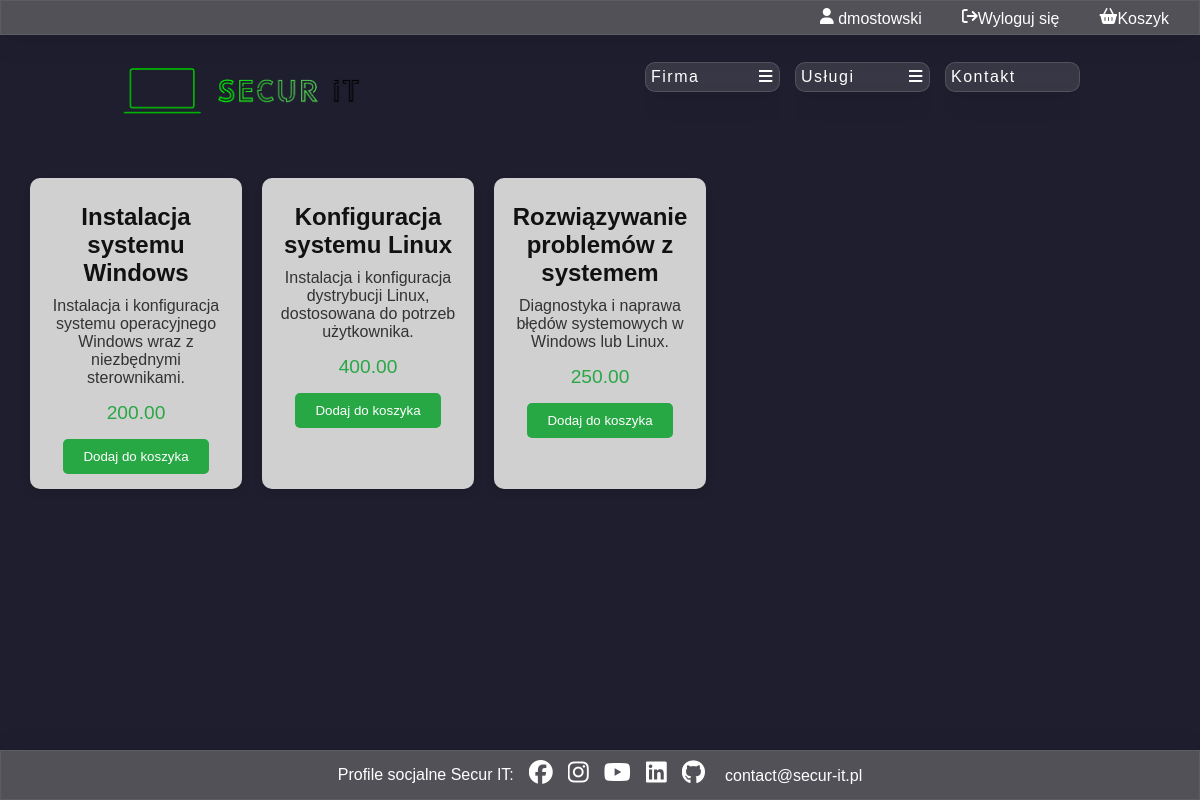
The app's page /FO/systems.php (signed in) with its own data.
### tables this page shows
CREATE TABLE IF NOT EXISTS `users` (
  `id_user` int(11) NOT NULL AUTO_INCREMENT,
  `id_employee` int(11) DEFAULT NULL,
  `id_company` int(11) DEFAULT NULL,
  `first_name` varchar(50) DEFAULT NULL,
  `last_name` varchar(100) DEFAULT NULL,
  `id_country_code` int(11) DEFAULT NULL,
  `phone_number` varchar(20) DEFAULT NULL,
  `email_address` varchar(200) DEFAULT NULL,
  `username` varchar(50) DEFAULT NULL,
  `password` varchar(250) DEFAULT NULL,
  `is_company_admin` tinyint(1) DEFAULT NULL,
  `id_discount` int(11) DEFAULT NULL,
  PRIMARY KEY (`id_user`),
  KEY `id_employee` (`id_employee`),
  KEY `id_country_code` (`id_country_code`),
  KEY `id_discount` (`id_discount`)
);

CREATE TABLE IF NOT EXISTS `services` (
  `id_service` int(11) NOT NULL AUTO_INCREMENT,
  `id_service_type` int(11) DEFAULT NULL,
  `name` varchar(100) DEFAULT NULL,
  `description` longtext DEFAULT NULL,
  `price` decimal(10,2) DEFAULT NULL,
  `id_department` int(11) DEFAULT NULL,
  PRIMARY KEY (`id_service`),
  KEY `id_service_type` (`id_service_type`),
  KEY `id_department` (`id_department`)
);

### DB/db_connection.php (called while the page is built, shortened)
<?php
    class db_connection{
        var $host = "localhost";
        var $dbname = "secur_it";
        var $username = "root";
        var $password = "";
        public function databaseConnect(){
            $con = mysqli_connect($this->host, $this->username, $this->password, $this->dbname);
            if(!$con){
                die("Connection failed: " . mysqli_connect_error());
            }
            else{
                $this->connect = $con;
            }
        }
    }
?>

### DB/db_accounts.php (called while the page is built, shortened)
<?php
    include_once("db_connection.php");
    class db_accounts extends db_connection {
        function selectCustomerById($id_user, $id_company)
        {
            mysqli_set_charset($this->connect, "utf8mb4");
            $query = "SELECT u.id_user, u.id_company, u.first_name, u.last_name, u.id_country_code as uicc, cc1.country_code as ucc, u.phone_number as upn, u.email_address as uea, u.username, u.password, u.is_company_admin, c.company_name, c.additional_name, c.tax, c.id_country_code, cc2.country_code as ccc, c.phone_number as cpn, c.email_address as cea
            FROM users as u
            JOIN country_codes as cc1 ON cc1.id_country_code = u.id_country_code
            LEFT JOIN companies as c ON c.id_company = u.id_company
            LEFT JOIN country_codes as cc2 ON cc2.id_country_code = c.id_country_code
            WHERE id_user =".$id_user.";";
            $data = mysqli_query($this->connect, $query);
            if (mysqli_num_rows($data) > 0)
            {
                return $data;
            }
        }
    }
?>

### DB/db_services.php (called while the page is built, shortened)
<?php
    include_once("db_connection.php");
    class db_services extends db_connection{
        function selectServices_systems(){
            mysqli_set_charset($this->connect, "utf8mb4");
            $query = 'SELECT * FROM `services` WHERE id_service_type = 2';
            $data = mysqli_query($this->connect, $query);
            if (mysqli_num_rows($data) > 0){
            return $data;
            }
        }
    }
?>

### FO/systems.php (the view, shortened to what this page needs)
<!DOCTYPE html>
<html lang="pl">
    <head>
        <link rel="stylesheet" href="./style.css">
        <link rel="stylesheet" href="https://cdnjs.cloudflare.com/ajax/libs/font-awesome/4.7.0/css/font-awesome.min.css">
    </head>
    <body>
        <main class="main">
            <?php
                include("header.php");
                include("nav.php");
                include("footer.php");
            ?>
            <?php
                include('../DB/db_services.php');
                $baza = new db_services();
                $baza->databaseConnect();
                    $data = $baza->selectServices_systems();
                    if (!empty($data)) {
            ?>
            <div class="tresc">
            <?php
                while ($row = mysqli_fetch_assoc($data)) {
                    echo "<div class='artykul'>
                    <h3>".$row['name']."</h3>
                    <p>".$row['description']."</p>
                    <div class='price'>".$row['price']."</div>";
                    if (isset($_SESSION['loggedin']) && $_SESSION['loggedin'] === true) {
                        echo "<form method='POST' action='networks.php'>
                            <input type='hidden' name='id_service' value='".$row['id_service']."'>
                            <button type='submit' name='opcja' value='dodaj'>Dodaj do koszyka</button>
                        </form>";
                    }
                    echo "</div>";
                }
                } else {
                    echo "Brak usług";
                }
            ?>
            </div>
        </main>
    </body>
</html>

### FO/header.php (shortened to what this page needs)
<header class="header">
    <?php
        include_once('../DB/db_accounts.php');
        if (isset($_SESSION['loggedin']) && $_SESSION['loggedin'] === true) {
            $id_user = $_SESSION['id_user'];
            $baza = new db_accounts();
            $baza->databaseConnect();
            $data = $baza->selectCustomerById($id_user, null);
            if ($data && mysqli_num_rows($data) > 0) {
                $user = mysqli_fetch_assoc($data);
                echo "<div class='header-content'>";
                echo "<a href='./account.php' class='header-link'><i class='fa-solid fa-user'></i> ";
                echo ($user['username']);
                echo "</a><a href='./logout.php' class='header-link'><i class='fa-solid fa-arrow-right-from-bracket'></i>Wyloguj się</a>";
                echo "<a href='basket.php' class='header-link'><i class='fa-solid fa-basket-shopping'></i>Koszyk</a>";
                echo "</div>";
            }
        }
        else{
            echo "<div class='header-content'>";
            echo "<a href='./registration.php' class='header-link'><i class='fa-solid fa-user-plus'></i>Rejestracja</a>";
            echo "<a href='./login.php' class='header-link'><i class='fa-solid fa-user'></i>Logowanie</a>";
            echo "</div>";
        }
    ?>
</header>

### FO/style.css (style rules this page uses)
* { margin: 0; text-decoration: none; overflow: hidden; font-family: 'Gill Sans', 'Gill Sans MT', Calibri, 'Trebuchet MS', sans-serif; box-sizing: border-box; }
body { background-color: #1e1e2f; font-family: 'Roboto Mono', monospace; color: #fff; margin: 0; overflow: hidden; }
header { display: flex; height: 35px; justify-content: flex-end; align-items: center; padding: 5px; padding-right: 190px; background-color: rgb(117, 116, 116, 0.6); box-shadow: 0 4px 30px rgba(0, 0, 0, 0.1); backdrop-filter: blur(3.5px); -webkit-backdrop-filter: blur(3.5px); border: 1px solid rgba(147, 143, 143, 0.18); }
.header { display: flex; justify-content: flex-end; align-items: center; padding: 10px 20px; background-color: rgb(117, 116, 116, 0.6); box-shadow: 0 4px 30px rgba(0, 0, 0, 0.1); backdrop-filter: blur(3.5px); -webkit-backdrop-filter: blur(3.5px); border: 1px solid rgba(147, 143, 143, 0.18); }
.header-content { display: flex; gap: 20px; }
.header-link { color: white; text-decoration: none; font-size: 16px; padding: 10px; border-radius: 5px; transition: background-color 0.3s, transform 0.3s; }
.main { overflow: auto; width: 100vw; height: calc(100vh - 50px); background-size: cover; margin-bottom: 50px; }
.tresc { display: grid; grid-template-columns: repeat(auto-fill, minmax(200px, 1fr)); gap: 20px; padding: 20px; border-radius: 10px; color: rgb(255, 255, 255); margin: 10px; overflow: auto; text-shadow: 2px 2px #000000; }
.artykul { background-color: #d0d0d0; border-radius: 10px; box-shadow: 0 4px 8px rgba(0, 0, 0, 0.1); overflow: hidden; transition: transform 0.3s, box-shadow 0.3s; padding: 15px; text-align: center; color: #222; text-shadow: none; }
.artykul h3 { margin: 10px 0; font-size: 1.5em; color: #111; }
.artykul p { color: #333; font-size: 1em; margin-bottom: 15px; }
.artykul .price { font-size: 1.2em; color: #28a745; margin-bottom: 15px; }
.artykul button { background-color: #28a745; color: white; border: none; border-radius: 5px; padding: 10px 20px; cursor: pointer; transition: background-color 0.3s, transform 0.3s; }
.artykul { background-color: #d0d0d0; border-radius: 10px; margin-bottom: 10px; box-shadow: 0 4px 8px rgba(0, 0, 0, 0.1); overflow: hidden; transition: transform 0.3s, box-shadow 0.3s; padding: 15px; text-align: center; color: #222; text-shadow: none; margin-bottom: 5px; }

### records on screen
users: username "dmostowski"
services: name "Instalacja systemu Windows", description "Instalacja i konfiguracja systemu operacyjnego Windows wraz z niezbędnymi sterownikami.", price "200.00"
services: name "Konfiguracja systemu Linux", description "Instalacja i konfiguracja dystrybucji Linux, dostosowana do potrzeb użytkownika.", price "400.00"
services: name "Rozwiązywanie problemów z systemem", description "Diagnostyka i naprawa błędów systemowych w Windows lub Linux.", price "250.00"
